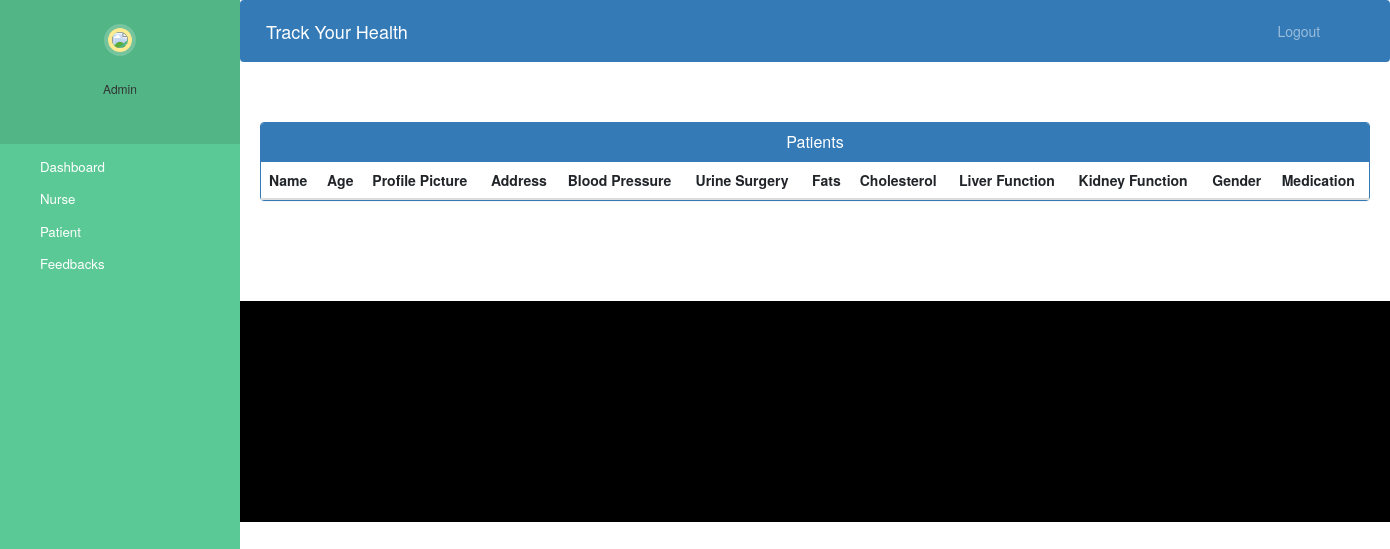
Before: /admin-view-patient (signed in) with the older database file.
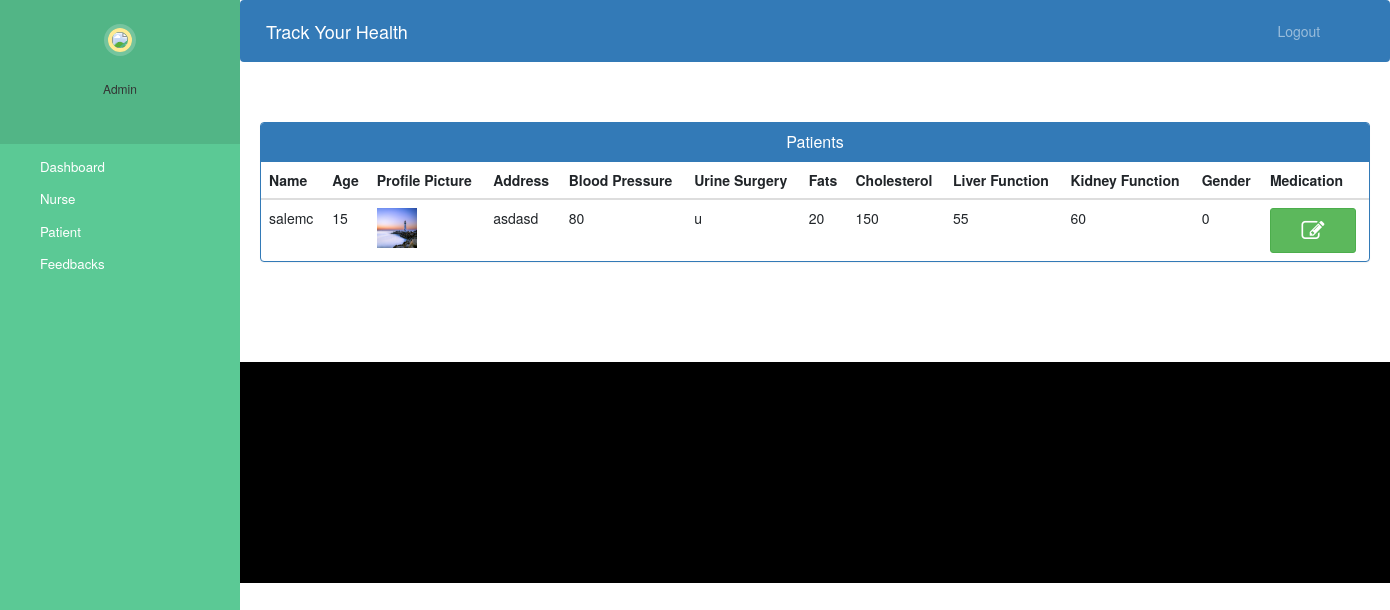
After: the same page with the newer database file.
### track/models.py (models this page shows, shortened)
class Patient(models.Model):
    user=models.OneToOneField(User,on_delete=models.CASCADE)
    address = models.CharField(max_length=40)
    gender = models.IntegerField(choices=GENDER_CHOICES)
    age = models.IntegerField(default=15)
    symptoms = models.CharField(max_length=100,null=True)
    assignedDoctorId = models.PositiveIntegerField(null=True)
    profile_pic = models.ImageField(upload_to='profile_pic/PatientProfilePic/', null=True, blank=True)
    admitDate=models.DateField(auto_now=True)
    status=models.BooleanField(default=False)
    Urine_surgery=models.CharField(max_length=1000,default='u')
    Blood_Pressure=models.IntegerField(default=80)
    Fats=models.IntegerField(default=20)
    Cholesterol=models.IntegerField(default=150)
    Liver_function=models.IntegerField(default=55)
    Kidney_function=models.IntegerField(default=60)
    food_list = models.ManyToManyField(Food)
    medication_dosages = models.ManyToManyField(Medication)

### track/views.py (the view)
# urls.py: path('admin-view-patient', views.admin_view_patient_view, name='admin-view-patient'),
@user_passes_test(is_admin)
def admin_view_patient_view(request):
    patients = models.Patient.objects.all()
    return render(request, 'admin_view_patient.html', {'patients': patients})

### track/views.py (called while the page is built)
def is_admin(user):
    return user.is_staff

### templates/admin_view_patient.html (shortened to what this page needs)
{% extends 'admin_base.html' %}
{% block content %}
{%load static%}
<head>
  <link href="//netdna.bootstrapcdn.com/bootstrap/3.0.0/css/bootstrap.min.css" rel="stylesheet" id="bootstrap-css">
</head>
<div class="container">
  <div class="panel panel-primary">
    <div class="panel-heading">
      <h6 class="panel-title">Patients</h6>
    </div>
    <table class="table table-hover" id="dev-table">
      <thead>
        <tr>
          <th>Name</th>
          <th>Age</th>
          <th>Profile Picture</th>
          <th>Address</th>
          <th>Blood Pressure</th>
          <th>Urine Surgery</th>
          <th>Fats</th>
          <th>Cholesterol</th>
          <th>Liver Function</th>
          <th>Kidney Function</th>
          <th>Gender</th>
          <th>Medication</th>
        </tr>
      </thead>
      {% for d in patients %}
        <td> {{d.user}}</td>
        <td>{{d.age}}</td>
        <td> <img src="{% static d.profile_pic.url %}" alt="Profile Pic" height="40px" width="40px" /></td>
        <td>{{d.address}}</td>
        <td>{{d.Blood_Pressure}}</td>
        <td>{{d.Urine_surgery}}</td>
        <td>{{d.Fats}}</td>
        <td>{{d.Cholesterol}}</td>
        <td>{{d.Liver_function}}</td>
        <td>{{d.Kidney_function}}</td>
        <td>{{d.gender}}</td>
        <td><a class="btn btn-success btn-sm" href="{% url 'admin-add-medication' d.id  %}"><span class="fa fa-edit"></span></a></td>
      {% endfor %}
    </table>
  </div>
</div>
{% endblock content %}

Changed rows visible on the page:
added Patient: user "salemc", age "15", profile_pic (picture), address "asdasd", Blood_Pressure "80", Urine_surgery "u", Fats "20", Cholesterol "150", Liver_function "55", Kidney_function "60", gender "0"
